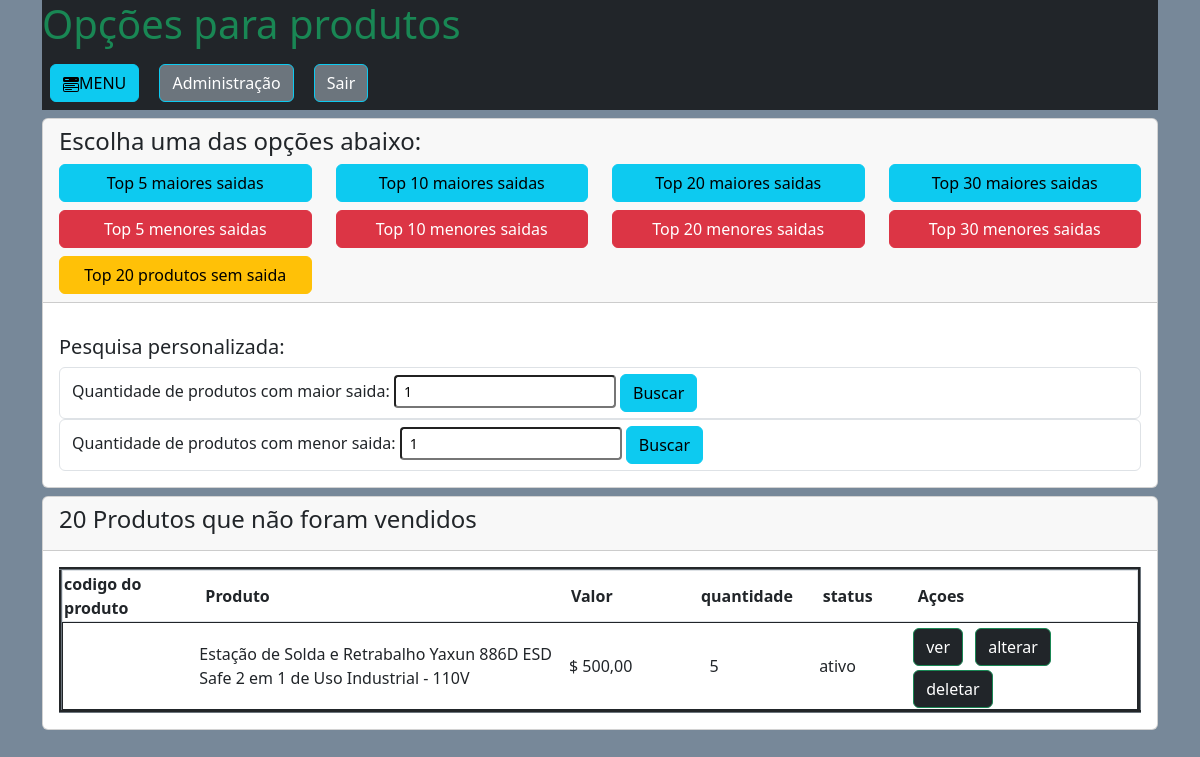
The page /administrador/produtos/ctrl_saida_produto.php?quant_sem=20 on the database as committed earlier.
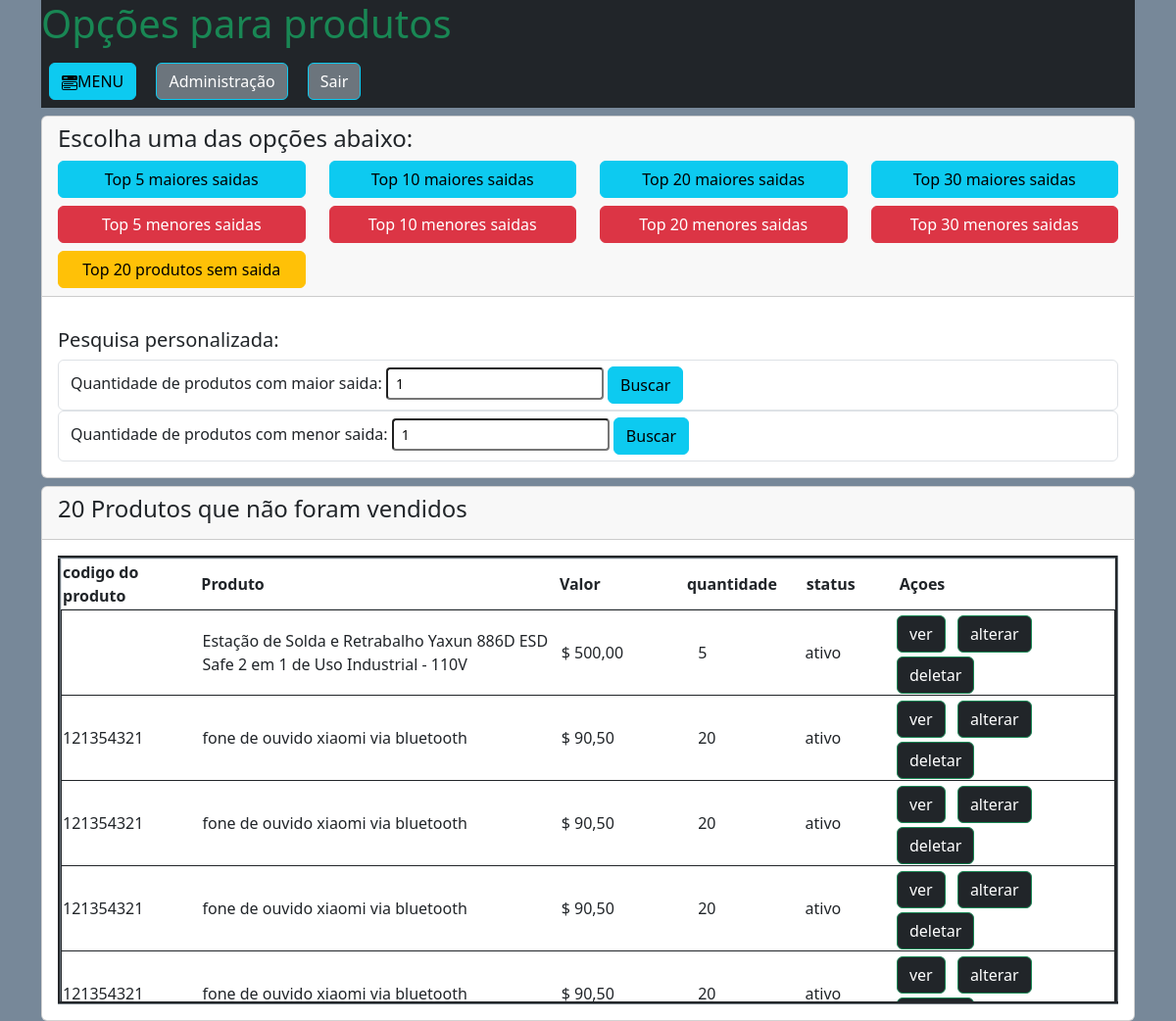
The same page on the database as committed later.
### tables this page shows
CREATE TABLE `produtos` (
  `id_produto` int(11) NOT NULL,
  `cod_produto` varchar(40) NOT NULL,
  `nome` varchar(100) NOT NULL,
  `valor` double(10,2) NOT NULL,
  `quantidade` double(10,2) NOT NULL,
  `categoria` varchar(120) NOT NULL,
  `cor` varchar(15) NOT NULL,
  `voltagem` varchar(10) NOT NULL,
  `voltagem_opcoes` varchar(10) NOT NULL,
  `descricao` varchar(250) NOT NULL,
  `status` int(1) NOT NULL,
  `foto` varchar(100) NOT NULL,
  `foto_1` varchar(50) NOT NULL,
  `foto_2` varchar(50) NOT NULL,
  `foto_3` varchar(50) NOT NULL,
  `foto_4` varchar(50) NOT NULL,
  `foto_5` varchar(50) NOT NULL,
  `foto_6` varchar(50) NOT NULL,
  `azul` int(1) NOT NULL,
  `vermelho` int(1) NOT NULL,
  `preto` int(1) NOT NULL,
  `branco` int(1) NOT NULL,
  `amarelo` int(1) NOT NULL,
  `verde` int(1) NOT NULL,
  `laranja` int(1) NOT NULL,
  `cinza` int(1) NOT NULL,
  `rosa` int(1) NOT NULL,
  `marrom` int(1) NOT NULL,
  `roxo` int(1) NOT NULL,
  `prata` int(1) NOT NULL,
  `dourado` int(1) NOT NULL,
  `link_azul` varchar(45) NOT NULL,
  `link_vermelho` varchar(45) NOT NULL,
  `link_preto` varchar(45) NOT NULL,
  `link_branco` varchar(45) NOT NULL,
  `link_amarelo` varchar(45) NOT NULL,
  `link_verde` varchar(45) NOT NULL,
  `link_laranja` varchar(45) NOT NULL,
  `link_cinza` varchar(45) NOT NULL,
  `link_rosa` varchar(45) NOT NULL,
  `link_marrom` varchar(45) NOT NULL,
  `link_roxo` varchar(45) NOT NULL,
  `link_prata` varchar(45) NOT NULL,
  `link_dourado` varchar(45) NOT NULL
);

### administrador/produtos/ctrl_saida_produto.php (the view, shortened to what this page needs)
<?php
require_once '../../database.php';
?>
<!doctype html>
<html lang="pt-br">
  <head>
    <link href="https://cdn.jsdelivr.net/npm/bootstrap@5.3.3/dist/css/bootstrap.min.css" rel="stylesheet">
	<link rel="stylesheet" href="../../css/modal.css">
</head>
  <body style="background: #778899">
  <div class="container">
				<div class="bg-dark"><h1 class="text-success">
				</h1>
				<button type="button" class="btn btn-info m-2" data-toggle="modal" data-target="#exampleModal">
			MENU
				</button>
				<a class="btn btn-secondary border-info m-2" href="../menu_admin.php">Administração</a>
				<a href="../../sair.php" class="btn btn-secondary border-info m-2">Sair</a>
				</div>
      <div class="card mt-2">
          <div class="card-header">
              <h4>Escolha uma das opções abaixo:</h4>
              <div class="row"><div class="col">
                <a class="btn btn-info w-100" href="?quant_maior=5">Top 5 maiores saidas</a></div>
                <div class="col"><a class="btn btn-info w-100" href="?quant_maior=10">Top 10 maiores saidas</a></div>
                <div class="col"><a class="btn btn-info w-100" href="?quant_maior=20">Top 20 maiores saidas</a></div>
                <div class="col"><a class="btn btn-info w-100" href="?quant_maior=30">Top 30 maiores saidas</a></div></div>
                <div class="row mt-2"><div class="col">
                <a class="btn btn-danger w-100" href="?quant_menor=5">Top 5 menores saidas</a></div>
                <div class="col"><a class="btn btn-danger w-100" href="?quant_menor=10">Top 10 menores saidas</a></div>
                <div class="col"><a class="btn btn-danger w-100" href="?quant_menor=20">Top 20 menores saidas</a></div>
                <div class="col"><a class="btn btn-danger w-100" href="?quant_menor=30">Top 30 menores saidas</a></div>
           </div>
                <div class="row mt-2"><div class="col-sm-3">
                <a class="btn btn-warning w-100" href="?quant_sem=20">Top 20 produtos sem saida</a></div>
                </div> </div>
              <div class="card-body mt-3">
                  <h5>Pesquisa personalizada:</h5>
                  <form>
                      <div class="form-control">
                      <label>Quantidade de produtos com maior saida:</label>
                      <input type="number" class="form-control-sm" min="1" name="quant_person_1" value="1">
                      <input type="submit" class="btn btn-info" value="Buscar">
                      </div>
                  </form>
                 <form>
                      <div class="form-control">
                      <label>Quantidade de produtos com menor saida:</label>
                      <input type="number" class="form-control-sm" min="1" name="quant_person_2" value="1">
                      <input type="submit" class="btn btn-info" value="Buscar">
                      </div>
                  </form>
              </div>
      </div>
<?php
if(isset($_GET['quant_sem'])){
	$quant = $_GET['quant_sem'];
        $sql_a = 'SELECT * FROM produtos AS p WHERE NOT EXISTS (SELECT id_produto FROM itens_da_compra AS it WHERE it.id_produto = p.id_produto) ORDER BY nome ASC LIMIT 0,20 ';
        $consulta_a = $conexao->query($sql_a);
	$dados = $consulta_a->fetchALL(PDO::FETCH_ASSOC);
    echo '<div class="card mt-2">
          <div class="card-header">
              <h4>'.$quant.' Produtos que não foram vendidos </h4>
          </div>
          <div class="card-body">';
          if(!empty($dados)){
          echo '<table  border="3" class="border-secondary" style="table-layout: fixed;">';
          echo '<thead style="display: block;position: relative;" class="border">';
          echo '<tr>';
          echo '<th width=150>codigo do produto</th><th width=400>Produto</th><th width=140>Valor</th><th width=125>quantidade</th><th width=100>status</th><th width=240>Açoes</th>';
          echo '</tr>';
          echo '</thead>';
          echo '<tbody style="display: block;  overflow: auto;width: 100%;max-height: 400px;overflow-y: scroll;overflow-x: hidden;">';
          foreach($dados as $d){
			if($d['status'] > 0){ $status = 'ativo'; }else{ $status = 'desativado';}
			$bg = 'class="border border-dark"';
			echo '<tr '.$bg.'><td width=150>'.$d['cod_produto'].'</td><td width=400>'.$d['nome'].'</td><td width=150>$ '. number_format($d['valor'],2,',','.').'</td><td width=120>'.$d['quantidade'].'</td>
			<td width=100>'.$status.'</td><td width=240><a class="btn btn-dark border-success me-2 mt-1 mb-1" href = "ver.php?id_produto='.$d['id_produto'].'">ver</a>
			<a class="btn btn-dark border-success me-2" href = "alterar.php?id_produto='.$d['id_produto'].'"> alterar</a>
			<a class="btn btn-dark border-success" href = "deletar.php?id_produto='.$d['id_produto'].'"> deletar</a></td></tr>';
	}
          echo '</tbody>';
           echo '</table>';
          }else{
                 echo '<div class="col-sm-8 mx-auto"><h3 class="alert alert-secondary">Nenhum produto encontrado...</h3></div>';
          }
    echo '</div>
    ';
}
?>
</div>

Rows that differ between the two databases and show on the page:
added produtos: cod_produto "121354321", nome "fone de ouvido xiaomi via bluetooth", valor "90,50", quantidade "20", status "ativo"
added produtos: cod_produto "121354321", nome "fone de ouvido xiaomi via bluetooth", valor "90,50", quantidade "20", status "ativo"
added produtos: cod_produto "121354321", nome "fone de ouvido xiaomi via bluetooth", valor "90,50", quantidade "20", status "ativo"
added produtos: cod_produto "121354321", nome "fone de ouvido xiaomi via bluetooth", valor "90,50", quantidade "20", status "ativo"
